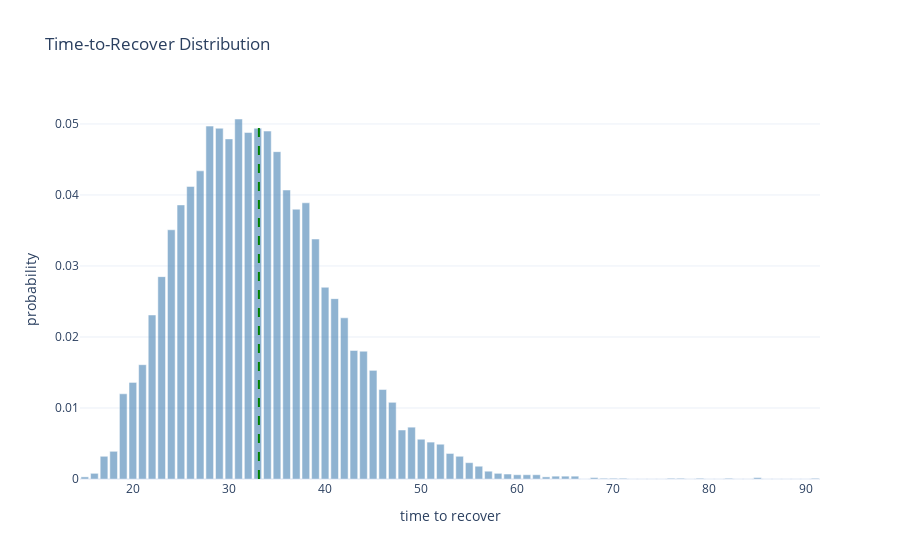
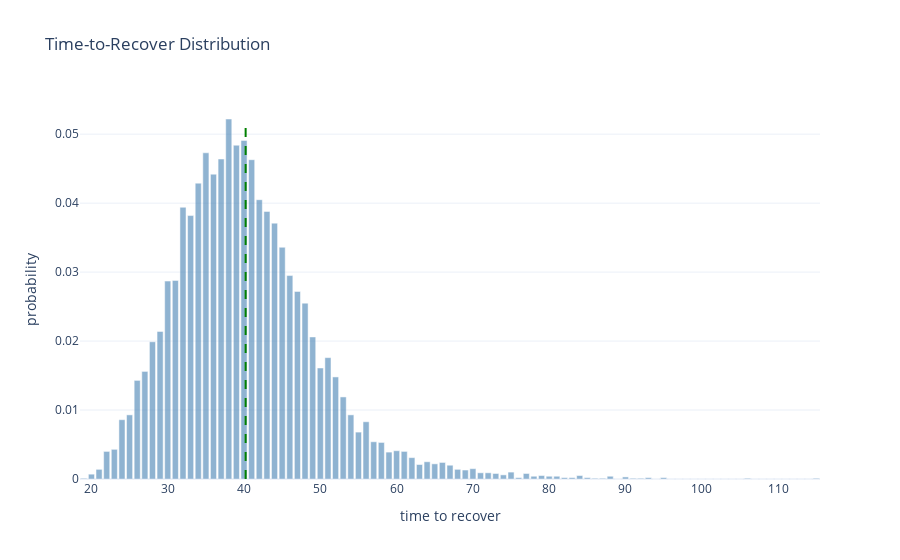
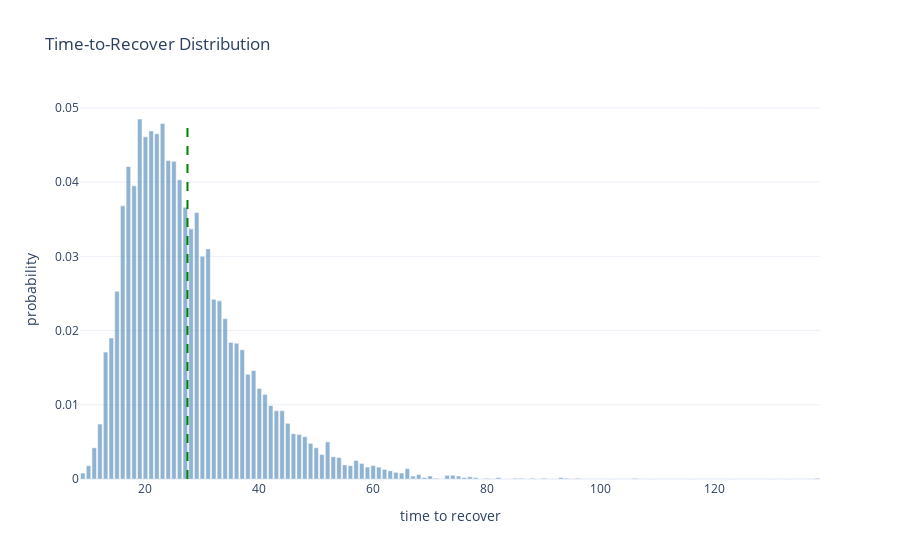
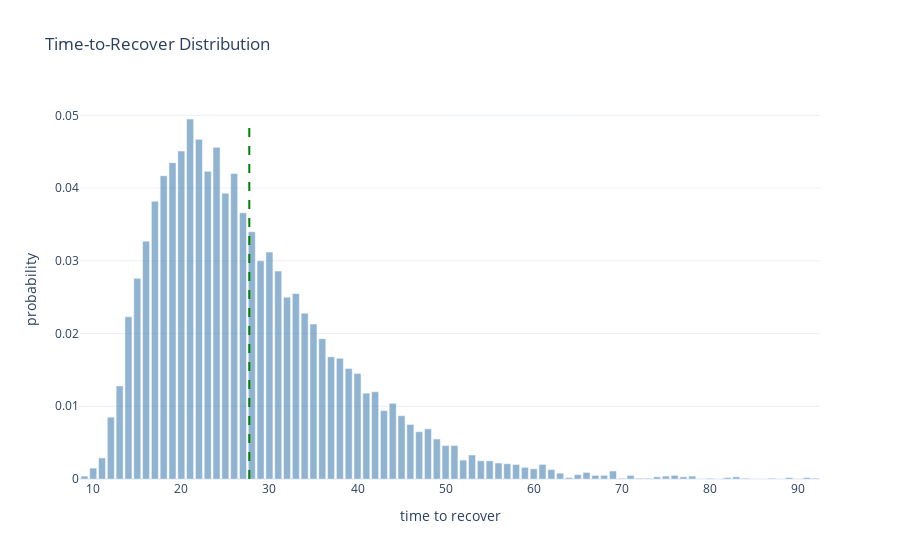

These figures' notebook cell, in order:
### Code cell
# Just restart the notebook and it will run all benchmarks again.
# Cached benchmarks are stored in memory and reused if the source file did not change.


from pprint import pprint


def compute_sha1(path):
    """Return SHA1 hash of the file's contents."""
    with open(path, "rb") as f:
        return hashlib.sha1(f.read()).hexdigest()


def load_module(name):
    """Import or reload impls.<name>."""
    full_name = "impls." + name

    if full_name in globals():
        module = importlib.reload(globals()[full_name])
    else:
        module = importlib.import_module(full_name)
        globals()[full_name] = module

    return module


def report(stats):
    render_distribution(stats)
    pprint(stats["metrics"])


# Iterate over implementation files
for file in IMPLS_DIR.glob("*.py"):
    name = file.stem

    # Skip interface and private modules
    if name == "_interface" or name.startswith("_"):
        continue

    print("Found implementation:", name)

    file_hash = compute_sha1(file)

    # If cached: check whether file changed
    if name in benchmark_cache:
        cached = benchmark_cache[name]
        cached_hash = cached["hash"]
        cached_stats = cached["stats"]

        if cached_hash == file_hash:
            print("  No changes. Using cached benchmark.")
            report(cached_stats)
            continue
        else:
            print("  File changed. Reloading and benchmarking again.")
    else:
        print("  First time seen. Benchmarking.")

    # Load/reload implementation
    module = load_module(name)

    # Require expected constructors
    if not hasattr(module, "producer_constructor") or not hasattr(
        module, "recoverer_constructor"
    ):
        print("  Missing constructors. Skipping.\n")
        continue

    N = 5
    D = 2**20
    producer_constructor = module.producer_constructor
    recoverer_constructor = module.recoverer_constructor
    D = getattr(module, "override_D", lambda _: D)(N)
    skip = getattr(module, "skip", False)

    if skip:
        print("  Marked for skip")
        continue

    # Run benchmark
    stats = visual_benchmark(
        producer_constructor,
        recoverer_constructor,
        N=N,
        D=D,
        passes=10000,
    )

    # Store into cache
    benchmark_cache[name] = {
        "hash": file_hash,
        "stats": stats,
    }

    # Render the new result
    report(stats)

### Figure 1 — Plotly figure (JSON) as saved in the notebook; plotly's stock layout.template omitted (floating-point values rounded to 4 significant figures)
{"data": [{"marker": {"color": "steelblue"}, "name": "probability", "opacity": 0.6, "type": "bar", "x": [15, 16, 17, 18, 19, 20, 21, 22, 23, 24, 25, 26, 27, 28, 29, 30, 31, 32, 33, 34, 35, 36, 37, 38, 39, 40, 41, 42, 43, 44, 45, 46, 47, 48, 49, 50, 51, 52, 53, 54, 55, 56, 57, 58, 59, 60, 61, 62, 63, 64, 65, 66, 67, 68, 69, 70, 71, 72, 73, 74, 75, 76, 77, 78, 79, 80, 81, 82, 83, 84, 85, 86, 87, 88, 89, 90, 91], "y": [0.0003, 0.0008, 0.0032, 0.0039, 0.012, 0.0136, 0.0161, 0.0231, 0.0285, 0.0351, 0.0386, 0.0412, 0.0434, 0.0497, 0.0494, 0.0479, 0.0507, 0.0488, 0.0494, 0.049, 0.0461, 0.0407, 0.038, 0.0389, 0.0338, 0.027, 0.0254, 0.0227, 0.0181, 0.018, 0.0153, 0.0126, 0.0108, 0.0069, 0.0073, 0.0056, 0.0052, 0.0049, 0.0036, 0.0032, 0.0023, 0.0018, 0.0011, 0.0008, 0.0007, 0.0006, 0.0006, 0.0006, 0.0003, 0.0004, 0.0004, 0.0004, 0.0, 0.0002, 0.0001, 0.0001, 0.0001, 0.0, 0.0, 0.0, 0.0, 0.0001, 0.0001, 0.0, 0.0001, 0.0, 0.0, 0.0001, 0.0, 0.0, 0.0002, 0.0, 0.0, 0.0, 0.0, 0.0, 0.0001]}], "layout": {"shapes": [{"line": {"color": "green", "dash": "dash", "width": 2}, "type": "line", "x0": 33.12, "x1": 33.12, "y0": 0, "y1": 0.0507}], "title": {"text": "Time-to-Recover Distribution"}, "xaxis": {"title": {"text": "time to recover"}}, "yaxis": {"title": {"text": "probability"}}}}

### Figure 2 — Plotly figure (JSON) as saved in the notebook; plotly's stock layout.template omitted (floating-point values rounded to 4 significant figures)
{"data": [{"marker": {"color": "steelblue"}, "name": "probability", "opacity": 0.6, "type": "bar", "x": [19, 20, 21, 22, 23, 24, 25, 26, 27, 28, 29, 30, 31, 32, 33, 34, 35, 36, 37, 38, 39, 40, 41, 42, 43, 44, 45, 46, 47, 48, 49, 50, 51, 52, 53, 54, 55, 56, 57, 58, 59, 60, 61, 62, 63, 64, 65, 66, 67, 68, 69, 70, 71, 72, 73, 74, 75, 76, 77, 78, 79, 80, 81, 82, 83, 84, 85, 86, 87, 88, 89, 90, 91, 92, 93, 94, 95, 96, 97, 98, 99, 100, 101, 102, 103, 104, 105, 106, 107, 108, 109, 110, 111, 112, 113, 114, 115], "y": [0.0001, 0.0007, 0.0014, 0.004, 0.0043, 0.0086, 0.0093, 0.0143, 0.0156, 0.0199, 0.0214, 0.0287, 0.0288, 0.0394, 0.0382, 0.0429, 0.0473, 0.0442, 0.0464, 0.0522, 0.0484, 0.0491, 0.0463, 0.0405, 0.0388, 0.0371, 0.0336, 0.0295, 0.0272, 0.0255, 0.0206, 0.0161, 0.0176, 0.0148, 0.0119, 0.0093, 0.0068, 0.0083, 0.0054, 0.0053, 0.0039, 0.0041, 0.004, 0.0031, 0.0021, 0.0025, 0.0022, 0.0024, 0.002, 0.0014, 0.0013, 0.0015, 0.0009, 0.0009, 0.0008, 0.0006, 0.001, 0.0002, 0.0008, 0.0004, 0.0005, 0.0004, 0.0004, 0.0002, 0.0002, 0.0005, 0.0002, 0.0001, 0.0001, 0.0004, 0.0, 0.0003, 0.0001, 0.0001, 0.0002, 0.0, 0.0002, 0.0, 0.0, 0.0, 0.0, 0.0, 0.0, 0.0, 0.0, 0.0, 0.0, 0.0001, 0.0, 0.0, 0.0, 0.0, 0.0, 0.0, 0.0, 0.0, 0.0001]}], "layout": {"shapes": [{"line": {"color": "green", "dash": "dash", "width": 2}, "type": "line", "x0": 40.21, "x1": 40.21, "y0": 0, "y1": 0.0522}], "title": {"text": "Time-to-Recover Distribution"}, "xaxis": {"title": {"text": "time to recover"}}, "yaxis": {"title": {"text": "probability"}}}}

### Figure 3 — Plotly figure (JSON) as saved in the notebook; plotly's stock layout.template omitted (floating-point values rounded to 4 significant figures; data arrays with more than 128 entries replaced by an {"elided": "..."} marker saying what was removed)
{"data": [{"marker": {"color": "steelblue"}, "name": "probability", "opacity": 0.6, "type": "bar", "x": {"elided": "130 int values"}, "y": {"elided": "130 float values"}}], "layout": {"shapes": [{"line": {"color": "green", "dash": "dash", "width": 2}, "type": "line", "x0": 27.38, "x1": 27.38, "y0": 0, "y1": 0.0485}], "title": {"text": "Time-to-Recover Distribution"}, "xaxis": {"title": {"text": "time to recover"}}, "yaxis": {"title": {"text": "probability"}}}}

### Figure 4 — Plotly figure (JSON) as saved in the notebook; plotly's stock layout.template omitted (floating-point values rounded to 4 significant figures)
{"data": [{"marker": {"color": "steelblue"}, "name": "probability", "opacity": 0.6, "type": "bar", "x": [9, 10, 11, 12, 13, 14, 15, 16, 17, 18, 19, 20, 21, 22, 23, 24, 25, 26, 27, 28, 29, 30, 31, 32, 33, 34, 35, 36, 37, 38, 39, 40, 41, 42, 43, 44, 45, 46, 47, 48, 49, 50, 51, 52, 53, 54, 55, 56, 57, 58, 59, 60, 61, 62, 63, 64, 65, 66, 67, 68, 69, 70, 71, 72, 73, 74, 75, 76, 77, 78, 79, 80, 81, 82, 83, 84, 85, 86, 87, 88, 89, 90, 91, 92], "y": [0.0004, 0.0015, 0.0029, 0.0085, 0.0128, 0.0223, 0.0276, 0.0327, 0.0382, 0.0417, 0.0435, 0.0451, 0.0495, 0.0467, 0.0423, 0.0456, 0.0393, 0.042, 0.0366, 0.034, 0.03, 0.0312, 0.0286, 0.025, 0.0255, 0.0228, 0.0213, 0.0193, 0.0168, 0.0166, 0.0152, 0.0145, 0.0118, 0.012, 0.0094, 0.0104, 0.0087, 0.0075, 0.0065, 0.0069, 0.0055, 0.0046, 0.0046, 0.0026, 0.0033, 0.0025, 0.0025, 0.0022, 0.0021, 0.002, 0.0016, 0.0014, 0.002, 0.0013, 0.0008, 0.0002, 0.0006, 0.0009, 0.0005, 0.0005, 0.0011, 0.0001, 0.0005, 0.0001, 0.0001, 0.0003, 0.0004, 0.0005, 0.0003, 0.0004, 0.0, 0.0001, 0.0, 0.0002, 0.0003, 0.0001, 0.0, 0.0, 0.0001, 0.0, 0.0002, 0.0, 0.0002, 0.0001]}], "layout": {"shapes": [{"line": {"color": "green", "dash": "dash", "width": 2}, "type": "line", "x0": 27.72, "x1": 27.72, "y0": 0, "y1": 0.0495}], "title": {"text": "Time-to-Recover Distribution"}, "xaxis": {"title": {"text": "time to recover"}}, "yaxis": {"title": {"text": "probability"}}}}
